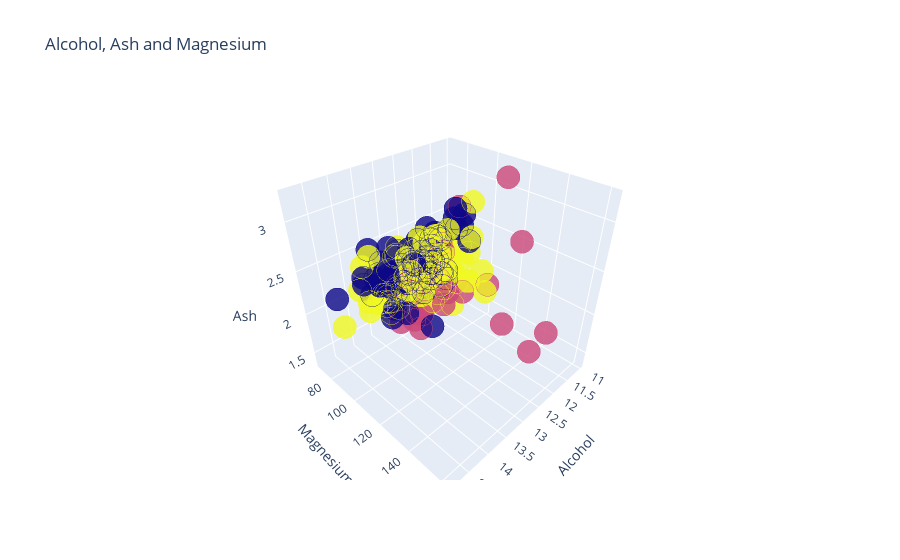

Notebook code cell kept with this figure:
### Code cell
import plotly as py
import plotly.graph_objs as go

trace1 = go.Scatter3d(
    x= df['Alcohol'],
    y= df['Magnesium'],
    z= df['Ash'],
    mode='markers',
     marker=dict(
        color = df['cluster'], 
        size= 8,
        line=dict(
            color= df['cluster'],
            width= 10
        ),
        opacity=0.8
     )
)
data = [trace1]
layout = go.Layout(
    title= 'Alcohol, Ash and Magnesium',
    scene = dict(
            xaxis = dict(title  = 'Alcohol'),
            yaxis = dict(title  = 'Magnesium'),
            zaxis = dict(title  = 'Ash')
        )
)
fig = go.Figure(data=data, layout=layout)
py.offline.iplot(fig)

### Figure 1 — Plotly figure (JSON) as saved in the notebook; plotly's stock layout.template omitted (floating-point values rounded to 4 significant figures; data arrays with more than 128 entries replaced by an {"elided": "..."} marker saying what was removed)
{"data": [{"marker": {"color": {"elided": "178 int values"}, "line": {"color": {"elided": "178 int values"}, "width": 10}, "opacity": 0.8, "size": 8}, "mode": "markers", "type": "scatter3d", "x": {"elided": "178 float values"}, "y": {"elided": "178 int values"}, "z": {"elided": "178 float values"}}], "layout": {"scene": {"xaxis": {"title": {"text": "Alcohol"}}, "yaxis": {"title": {"text": "Magnesium"}}, "zaxis": {"title": {"text": "Ash"}}}, "title": {"text": "Alcohol, Ash and Magnesium"}}}
